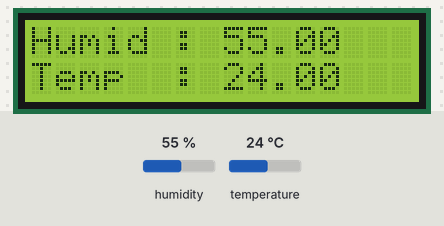
A sketch run on a simulated Arduino Uno, built with avr-gcc and run on an emulated ATmega328P. Parts: 16×2 character LCD. The inputs (shaded band) are chosen by the test bench; at power-on: humidity 55 %, temperature 24 °C.

Above: at 1.2 s.
1.3 s: humidity set to 22 %
At 2.8 s:
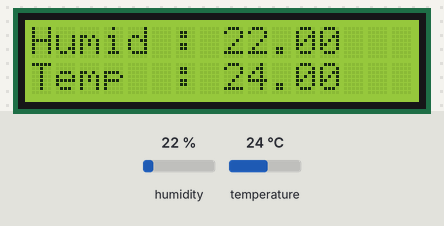
6.6 s: temperature set to 12 °C
At 8.5 s:
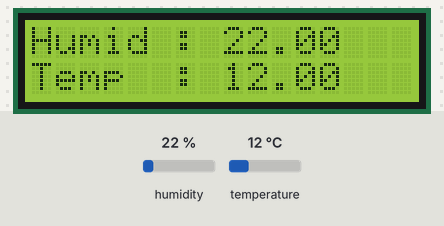
9.6 s: humidity set to 40 %
At 10.6 s:
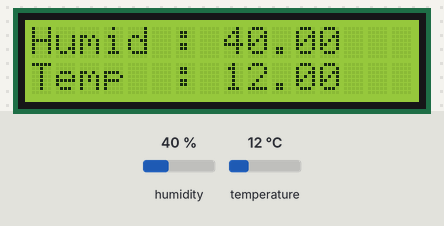
12.3 s: temperature set to 19 °C
At 14.9 s:
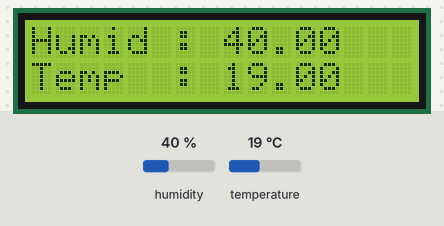
Timing chart, 0 to 16.4 s (numbered marks = the images above; inputs shaded):
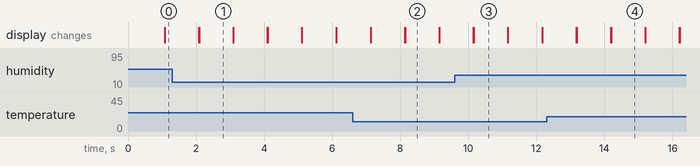

Measured:
- after the input at 1.3 s, the display: first differs from a run without the input after 0.79 s (image 1)
- after the input at 6.6 s, the display: first differs from a run without the input after 1.5 s (image 2)
- after the input at 9.6 s, the display: first differs from a run without the input after 0.56 s (image 3)
- after the input at 12.3 s, the display: first differs from a run without the input after 1.9 s (image 4)
- what the display in image 1 shows lasts 1.0 s, from 2.1 s to 3.1 s

The sketch:

latihan_lcd.ino
```cpp
#include <LiquidCrystal.h>
#include <DHT.h>
#define DHT_PIN 8
#define DHT_TYPE DHT22
LiquidCrystal lcd(1, 2, 4, 5, 6, 7);  // Creates an LCD object. Parameters: (rs, enable, d4, d5, d6, d7)
DHT dht(DHT_PIN, DHT_TYPE);
float humi, temp;
void setup() {
  lcd.begin(16, 2);
  dht.begin();
}

void loop() {
  humi = dht.readHumidity();
  temp = dht.readTemperature();
  // Serial.print("\nKelembaban: ");
  // Serial.print(humi);
  // Serial.print("\nSuhu: ");
  // Serial.print(temp);
  lcd.setCursor(0,0);
  lcd.print("Humid : "+String(humi));
  lcd.setCursor(0,1);
  lcd.print("Temp  : "+String(temp));
  delay(1000);
  // lcd.noBlink();
  lcd.clear();
}
```
